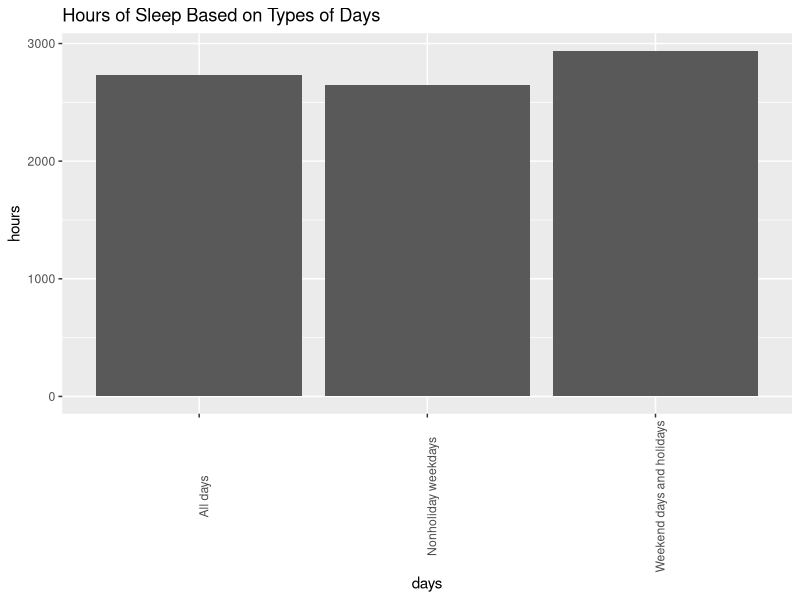

Reproduce this figure in R.
## Bar Chart

library(readxl)
library(ggplot2)
library(dplyr)

time_americans_spend_sleeping <- read.csv("Time_Americans_Spend_Sleeping.csv")

days <- time_americans_spend_sleeping$Type.of.Days
hours <- time_americans_spend_sleeping$Avg.hrs.per.day.sleeping


bar_chart <- ggplot(data = time_americans_spend_sleeping,
                    aes(x = days, y = hours)) +
  geom_col() +
  theme(axis.text.x = element_text(angle = 90)) +
  labs(title = "Hours of Sleep Based on Types of Days")
